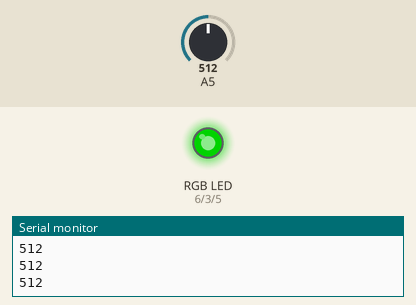
This sketch was run on a simulated Arduino Uno, built with avr-gcc and run on an emulated ATmega328P. Parts: an RGB LED mixed from three pins (HIGH = lit), the last lines printed to the serial monitor. The test bench sets the inputs (shaded band); at power-on: A5 = 512. Dim RGB values are drawn brighter than linear.

Above: at 1.2 s.
1.3 s: A5 set to 716
At 2.5 s:
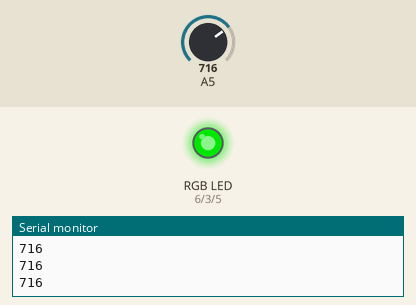
2.8 s: A5 set to 900
At 4.0 s:
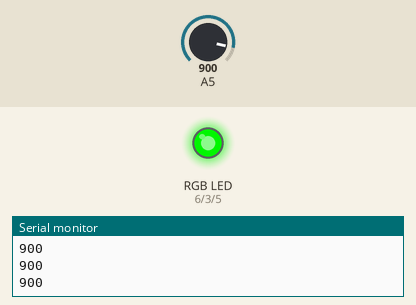
4.3 s: A5 set to 122
At 5.5 s:
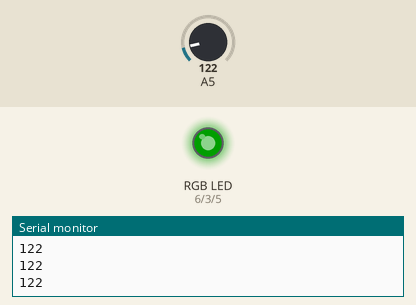
5.8 s: A5 set to 0
At 7.0 s:
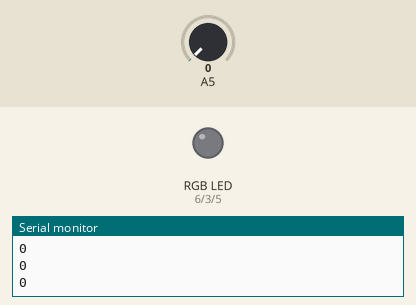
7.3 s: A5 set to 511
At 8.1 s:
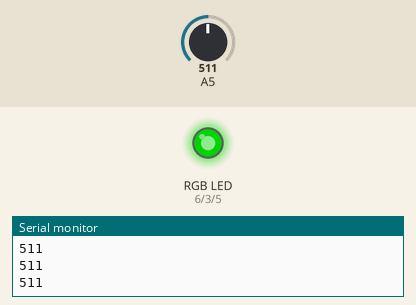
Timing chart, 0 to 9.8 s (numbered marks = the images above; inputs shaded):
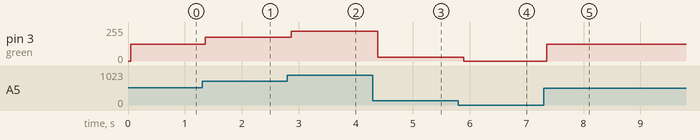

The sketch:

RGB_LED.ino
```cpp
#define red 6
#define blue 5
#define green 3
int pot_value = 0;
int light_value = 0;

void setup() {
  // put your setup code here, to run once:
  Serial.begin(9600);
  pinMode(red,OUTPUT);
  pinMode(blue,OUTPUT);
  pinMode(green,OUTPUT);

}

void loop() {


  pot_value = analogRead(A5);
  Serial.println(pot_value);
  delay(50);

  light_value = map(pot_value,0,1023,0,255);
  analogWrite(red,0);
  analogWrite(blue,0);
  analogWrite(green,light_value);

  // put your main code here, to run repeatedly:

}
```

Measured:
- after the input at 1.3 s, pin 3 (green): 127/255 → 178/255 after 0.06 s
- after the input at 2.8 s, pin 3 (green): 178/255 → 224/255 after 0.07 s
- after the input at 4.3 s, pin 3 (green): 224/255 → 30/255 after 0.08 s
- after the input at 5.8 s, pin 3 (green): 30/255 → 0/255 after 0.09 s
- after the input at 7.3 s, pin 3 (green): 0/255 → 127/255 after 0.05 s
